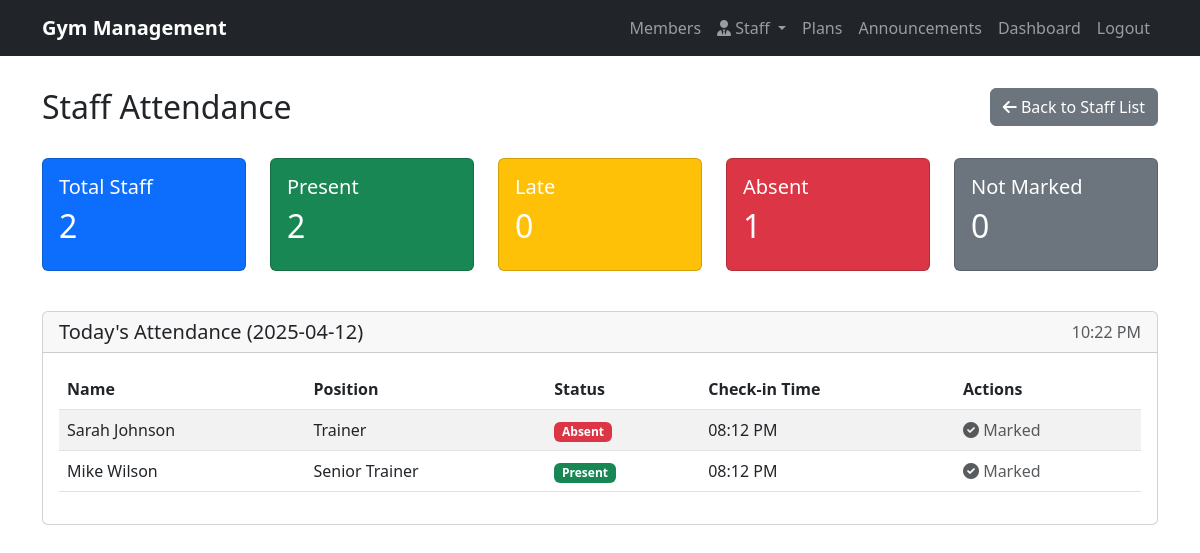
Screenshot of /staff/attendance (signed in) with the database file from the repository.
### models.py (models this page shows)
class Staff(db.Model):
    id = db.Column(db.Integer, primary_key=True)
    name = db.Column(db.String(100), nullable=False)
    email = db.Column(db.String(120), unique=True, nullable=False)
    phone = db.Column(db.String(20))
    position = db.Column(db.String(50), nullable=False)
    join_date = db.Column(db.DateTime, default=datetime.utcnow)
    salary = db.Column(db.Float, nullable=False)
    address = db.Column(db.Text)
    is_active = db.Column(db.Boolean, default=True)
    attendance = db.relationship('StaffAttendance', backref='staff', lazy=True)
    payments = db.relationship('StaffPayment', backref='staff', lazy=True)

class StaffAttendance(db.Model):
    id = db.Column(db.Integer, primary_key=True)
    staff_id = db.Column(db.Integer, db.ForeignKey('staff.id'), nullable=False)
    date = db.Column(db.DateTime, default=datetime.utcnow)
    check_in = db.Column(db.DateTime, nullable=False)
    check_out = db.Column(db.DateTime)
    status = db.Column(db.String(20), default='present')  # present, absent, late, half-day

### routes.py (the view, shortened to what this page needs)
@app.route('/staff/attendance', methods=['GET', 'POST'])
@login_required
def staff_attendance():
    if not check_admin_access():
        flash('Access denied. Admin privileges required.', 'danger')
        return redirect(url_for('dashboard'))
    staff_members = Staff.query.filter_by(is_active=True).all()
    today = datetime.utcnow().date()
    attendance_data = {
        att.staff_id: att for att in StaffAttendance.query.filter(
            db.func.date(StaffAttendance.date) == today
        ).all()
    }
    staff_members_deactive = Staff.query.filter_by(is_active=False).all()
    total_staff = len(staff_members)
    marked_attendance = len(attendance_data)
    present_count = sum(1 for att in attendance_data.values() if att.status == 'present')
    late_count = sum(1 for att in attendance_data.values() if att.status == 'late')
    absent_count = sum(1 for att in attendance_data.values() if att.status == 'absent')
    deactivated_count = sum(1 for staff in staff_members_deactive)
    not_marked = total_staff - marked_attendance + deactivated_count
    return render_template('staff/attendance.html',
                         staff_members=staff_members,
                         attendance_data=attendance_data,
                         today=datetime.utcnow(),
                         stats={
                             'total': total_staff,
                             'present': present_count,
                             'late': late_count,
                             'absent': absent_count,
                             'not_marked': not_marked
                         })

### app.py (called while the page is built)
def create_app():
    app = Flask(__name__)
    app.config['SECRET_KEY'] = os.urandom(24)
    app.config['SQLALCHEMY_DATABASE_URI'] = 'sqlite:///gym.db'
    app.config['SQLALCHEMY_TRACK_MODIFICATIONS'] = False
    db.init_app(app)
    login_manager = LoginManager(app)
    login_manager.login_view = 'login'
    @login_manager.user_loader
    def load_user(user_id):
        return Moderator.query.get(int(user_id))
    with app.app_context():
        db.create_all()
    return app, db

### routes.py (called while the page is built)
def check_admin_access():
    if not isinstance(current_user, Moderator):
        return False
    return current_user.role == 'admin'

### templates/staff/attendance.html (shortened to what this page needs)
{% extends "base.html" %}
{% block content %}
<div class="row mb-4">
    <div class="col-md-6">
        <h2>Staff Attendance</h2>
    </div>
    <div class="col-md-6 text-end">
        <a href="{{ url_for('view_staff') }}" class="btn btn-secondary">
            <i class="fas fa-arrow-left"></i> Back to Staff List
        </a>
    </div>
</div>
<div class="row mb-4">
    <div class="col">
        <div class="card bg-primary text-white">
            <div class="card-body">
                <h5 class="card-title">Total Staff</h5>
                <h2>{{ stats.total }}</h2>
            </div>
        </div>
    </div>
    <div class="col">
        <div class="card bg-success text-white">
            <div class="card-body">
                <h5 class="card-title">Present</h5>
                <h2>{{ stats.present }}</h2>
            </div>
        </div>
    </div>
    <div class="col">
        <div class="card bg-warning text-white">
            <div class="card-body">
                <h5 class="card-title">Late</h5>
                <h2>{{ stats.late }}</h2>
            </div>
        </div>
    </div>
    <div class="col">
        <div class="card bg-danger text-white">
            <div class="card-body">
                <h5 class="card-title">Absent</h5>
                <h2>{{ stats.absent }}</h2>
            </div>
        </div>
    </div>
    <div class="col">
        <div class="card bg-secondary text-white">
            <div class="card-body">
                <h5 class="card-title">Not Marked</h5>
                <h2>{{ stats.not_marked }}</h2>
            </div>
        </div>
    </div>
</div>
<div class="row">
    <div class="col-md-12">
        <div class="card">
            <div class="card-header d-flex justify-content-between align-items-center">
                <h5 class="mb-0">Today's Attendance ({{ today.strftime('%Y-%m-%d') }})</h5>
                <span class="text-muted">{{ today.strftime('%I:%M %p') }}</span>
            </div>
            <div class="card-body">
                <div class="table-responsive">
                    <table class="table table-striped">
                        <thead>
                            <tr>
                                <th>Name</th>
                                <th>Position</th>
                                <th>Status</th>
                                <th>Check-in Time</th>
                                <th>Actions</th>
                            </tr>
                        </thead>
                        <tbody>
                            {% for staff in staff_members %}
                                <tr>
                                    <td>{{ staff.name }}</td>
                                    <td>{{ staff.position }}</td>
                                    <td>
                                        {% if staff.id in attendance_data %}
                                            {% set attendance = attendance_data[staff.id] %}
                                            <span class="badge bg-{{ 'success' if attendance.status == 'present' else 'warning' if attendance.status == 'late' else 'danger' }}">
                                                {{ attendance.status|title }}
                                            </span>
                                        {% else %}
                                            <span class="badge bg-secondary">Not Marked</span>
                                        {% endif %}
                                    </td>
                                    <td>
                                        {% if staff.id in attendance_data %}
                                            {{ attendance_data[staff.id].check_in.strftime('%I:%M %p') }}
                                        {% else %}
                                            -
                                        {% endif %}
                                    </td>
                                    <td>
                                        {% if staff.id not in attendance_data %}
                                            <form method="POST" action="{{ url_for('staff_attendance') }}" class="d-inline">
                                                <input type="hidden" name="staff_id" value="{{ staff.id }}">
                                                <div class="btn-group">
                                                    <button type="submit" name="status" value="present" class="btn btn-sm btn-success">
                                                        <i class="fas fa-check"></i> Present
                                                    </button>
                                                    <button type="submit" name="status" value="late" class="btn btn-sm btn-warning">
                                                        <i class="fas fa-clock"></i> Late
                                                    </button>
                                                    <button type="submit" name="status" value="absent" class="btn btn-sm btn-danger">
                                                        <i class="fas fa-times"></i> Absent
                                                    </button>
                                                </div>
                                            </form>
                                        {% else %}
                                            <span class="text-muted">
                                                <i class="fas fa-check-circle"></i> Marked
                                            </span>
                                        {% endif %}
                                    </td>
                                </tr>
                            {% endfor %}
                        </tbody>
                    </table>
                </div>
            </div>
        </div>
    </div>
</div>
{% endblock %}

### templates/base.html (style rules this page uses)
.card { margin-bottom: 1rem; }

### rows the page displays
Staff: name "Sarah Johnson", position "Trainer", shows "Marked"
StaffAttendance: status "Absent", check_in "08:12 PM"
Staff: name "Mike Wilson", position "Senior Trainer", shows "Marked"
StaffAttendance: status "Present", check_in "08:12 PM"

### other values shown
{{ stats.total }} "2"
{{ stats.present }} "2"
{{ stats.late }} "0"
{{ stats.absent }} "1"
{{ stats.not_marked }} "0"
